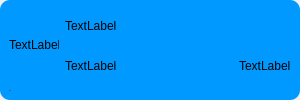
<?xml version="1.0" encoding="UTF-8"?>
<ui version="4.0">
 <class>MySendfile</class>
 <widget class="QWidget" name="MySendfile">
  <property name="geometry">
   <rect>
    <x>0</x>
    <y>0</y>
    <width>300</width>
    <height>100</height>
   </rect>
  </property>
  <property name="minimumSize">
   <size>
    <width>300</width>
    <height>0</height>
   </size>
  </property>
  <property name="maximumSize">
   <size>
    <width>300</width>
    <height>16777215</height>
   </size>
  </property>
  <property name="windowTitle">
   <string>Form</string>
  </property>
  <layout class="QGridLayout" name="gridLayout">
   <property name="leftMargin">
    <number>0</number>
   </property>
   <property name="topMargin">
    <number>0</number>
   </property>
   <property name="rightMargin">
    <number>0</number>
   </property>
   <property name="bottomMargin">
    <number>0</number>
   </property>
   <property name="spacing">
    <number>0</number>
   </property>
   <item row="0" column="0">
    <widget class="QWidget" name="widget" native="true">
     <property name="minimumSize">
      <size>
       <width>300</width>
       <height>0</height>
      </size>
     </property>
     <property name="maximumSize">
      <size>
       <width>300</width>
       <height>16777215</height>
      </size>
     </property>
     <property name="styleSheet">
      <string notr="true">border-radius:10px;
background-color: #0099ff;</string>
     </property>
     <layout class="QVBoxLayout" name="verticalLayout_2">
      <item>
       <layout class="QHBoxLayout" name="horizontalLayout_2">
        <item>
         <widget class="QLabel" name="label">
          <property name="minimumSize">
           <size>
            <width>50</width>
            <height>60</height>
           </size>
          </property>
          <property name="maximumSize">
           <size>
            <width>50</width>
            <height>60</height>
           </size>
          </property>
          <property name="text">
           <string>TextLabel</string>
          </property>
          <property name="scaledContents">
           <bool>true</bool>
          </property>
         </widget>
        </item>
        <item>
         <layout class="QVBoxLayout" name="verticalLayout">
          <item>
           <widget class="QLabel" name="label_2">
            <property name="text">
             <string>TextLabel</string>
            </property>
           </widget>
          </item>
          <item>
           <layout class="QHBoxLayout" name="horizontalLayout">
            <item>
             <widget class="QLabel" name="label_3">
              <property name="text">
               <string>TextLabel</string>
              </property>
             </widget>
            </item>
            <item>
             <spacer name="horizontalSpacer">
              <property name="orientation">
               <enum>Qt::Horizontal</enum>
              </property>
              <property name="sizeHint" stdset="0">
               <size>
                <width>40</width>
                <height>20</height>
               </size>
              </property>
             </spacer>
            </item>
            <item>
             <widget class="QLabel" name="label_4">
              <property name="text">
               <string>TextLabel</string>
              </property>
             </widget>
            </item>
           </layout>
          </item>
         </layout>
        </item>
       </layout>
      </item>
      <item>
       <widget class="QProgressBar" name="progressBar">
        <property name="maximumSize">
         <size>
          <width>16777215</width>
          <height>3</height>
         </size>
        </property>
        <property name="value">
         <number>0</number>
        </property>
        <property name="textVisible">
         <bool>false</bool>
        </property>
       </widget>
      </item>
     </layout>
    </widget>
   </item>
  </layout>
 </widget>
 <resources/>
 <connections/>
</ui>
